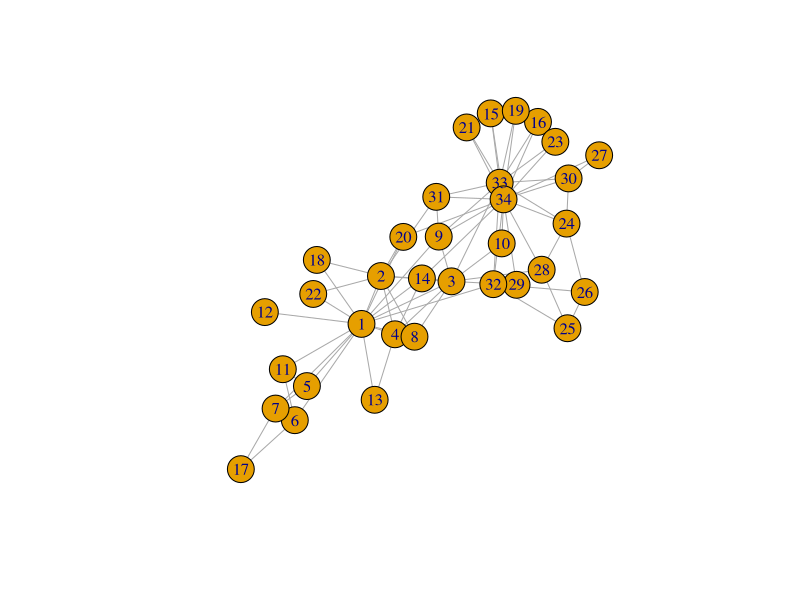

This chart was generated by the following R code: (Note: this script raises an error after producing the figure.)
## ---- chunk 1
knitr::opts_chunk$set(fig.width=6, fig.height=6)
## ---- chunk 2
library("igraph")
## ---- chunk 3
g <- make_empty_graph()
## ---- chunk 4
g <- make_graph(edges = c(1,2, 1,5), n=10, directed = FALSE)
## ---- chunk 5
g <- make_graph(~ 1--2, 1--5, 3, 4, 5, 6, 7, 8, 9, 10)
## ---- chunk 6
g
## ---- chunk 7
summary(g)
## ---- chunk 8
g <- make_graph("Zachary")
## ---- chunk 9
plot(g)
## ---- chunk 10
g <- add_vertices(g, 3)
## ---- chunk 11
g <- add_edges(g, edges = c(1,35, 1,36, 34,37))
## ---- chunk 12
g <- add_edges(g, edges = c(38, 37))
## ---- chunk 13
g <- g |>
  add_edges(edges = c(1, 34)) |>
  add_vertices(3) |>
  add_edges(edges = c(38, 39, 39, 40, 40, 38, 40, 37))
g
## ---- chunk 14
edge_id_para_borrar <- get_edge_ids(g, c(1,34))
edge_id_para_borrar
## ---- chunk 15
g <- delete_edges(g, edge_id_para_borrar)
## ---- chunk 16
g <- make_ring(10) |> delete_edges("10|1")
plot(g)
## ---- chunk 17
g <- make_ring(5)
g <- delete_edges(g, get_edge_ids(g, c(1,5, 4,5)))
plot(g)
## ---- chunk 18
g1 <- graph_from_literal(
  A-B:C:I,
  B-A:C:D,
  C-A:B:E:H,
  D-B:E:F,
  E-C:D:F:H,
  F-D:E:G,
  G-F:H,
  H-C:E:G:I,
  I-A:H
)
plot(g1)
## ---- chunk 19
is_chordal(g1, fillin=TRUE)
## ---- chunk 20
chordal_graph <- add_edges(g1, is_chordal(g1, fillin=TRUE)$fillin)
plot(chordal_graph)
## ---- chunk 21
graph1 <- make_tree(127, 2, mode = "undirected")
summary(g)
## ---- chunk 22
graph2 <- make_tree(127, 2, mode = "undirected")
## ---- chunk 23
identical_graphs(graph1, graph2)
## ---- chunk 24
graph1 <- sample_grg(100, 0.2)
summary(graph1)
## ---- chunk 25
graph2 <- sample_grg(100, 0.2)
identical_graphs(graph1, graph2)
## ---- chunk 26
isomorphic(graph1, graph2)
## ---- chunk 27
g <- make_graph(
  ~ Alice-Boris:Himari:Moshe,
  Himari-Alice:Nang:Moshe:Samira,
  Ibrahim-Nang:Moshe,
  Nang-Samira
)
## ---- chunk 28
V(g)$age <- c(25, 31, 18, 23, 47, 22, 50)
V(g)$gender <- c("f", "m", "f", "m", "m", "f", "m")
E(g)$is_formal <- c(FALSE, FALSE, TRUE, TRUE, TRUE, FALSE, TRUE, FALSE, FALSE)
summary(g)
## ---- chunk 29
E(g)$is_formal
E(g)$is_formal[1] <- TRUE
E(g)$is_formal
## ---- chunk 30
g$date <- c("2022-02-11")
graph_attr(g, "date")
## ---- chunk 31
match(c("Ibrahim"), V(g)$name)
## ---- chunk 32
V(g)$name[1:3] <- c("Alejandra", "Bruno", "Carmina")
V(g)
## ---- chunk 33
g <- delete_vertex_attr(g, "gender")
V(g)$gender
## ---- chunk 34
degree(g)
## ---- chunk 35
degree(g, 7)
## ---- chunk 36
degree(g, v = c(3,4,5))
## ---- chunk 37
degree(g, v = c("Carmina", "Moshe", "Nang"))
## ---- chunk 38
degree(g, "Bruno")
## ---- chunk 39
edge_betweenness(g)
## ---- chunk 40
ebs <- edge_betweenness(g)
as_edgelist(g)[ebs == max(ebs), ]
## ---- chunk 41
which.max(degree(g))
## ---- chunk 42
graph <- graph.full(n=10)
only_odd_vertices <- which(V(graph)%%2==1)
length(only_odd_vertices)
## ---- chunk 43
seq <- V(graph)[2, 3, 7]
seq
## ---- chunk 44
seq <- seq[1, 3]    # filtrar un conjunto de vértices existente
seq
## ---- chunk 45
seq <- V(graph)[2, 3, 7, "foo", 3.5]
## ---- chunk 46
V(g)[age < 30]$name
## ---- chunk 47
`%notin%` <- Negate(`%in%`)
## ---- chunk 48
V(g)$degree <- c("A", "B", "B+", "A+", "C", "A", "B")
V(g)$degree[degree(g) == 3]
## ---- chunk 49
V(g)$name[degree(g) == 3]
## ---- chunk 50
E(g)[.from(3)]
## ---- chunk 51
E(g)[.from("Carmina")]
## ---- chunk 52
E(g) [ 3:5 %--% 5:6 ]
## ---- chunk 53
V(g)$gender <- c("f", "m", "f", "m", "m", "f", "m")
## ---- chunk 54
men <- V(g)[gender == "m"]$name
men
## ---- chunk 55
women <- V(g)[gender == "f"]$name
women
## ---- chunk 56
E(g)[men %--% women]
## ---- chunk 57
as_adjacency_matrix(g)
## ---- chunk 58
layout <- layout_with_kk(g)
## ---- chunk 59
layout <- layout_as_tree(g, root = 2)
## ---- chunk 60
layout <- layout_with_kk(g)
## ---- chunk 61
plot(g, layout = layout, main = "Red social con el algoritmo de diseño Kamada-Kawai")
## ---- chunk 62
plot(
  g,
  layout = layout_with_fr,
  main = "Red social con el algoritmo de disposición Fruchterman-Reingold"
)
## ---- chunk 63
V(g)$color <- ifelse(V(g)$gender == "m", "yellow", "red")
plot(
  g,
  layout = layout,
  vertex.label.dist = 3.5,
  main = "Red social - con los géneros como colores"
)
## ---- chunk 64
plot(
  g,
  layout = layout,
  vertex.label.dist = 3.5,
  vertex.color = as.factor(V(g)$gender))
## ---- chunk 65
plot(
  g,
  layout = layout,
  vertex.label.dist = 3.5,
  vertex.size = 20,
  vertex.color = ifelse(V(g)$gender == "m", "yellow", "red"),
  edge.width = ifelse(E(g)$is_formal, 5, 1)
)
## ---- chunk 66
sessionInfo()
